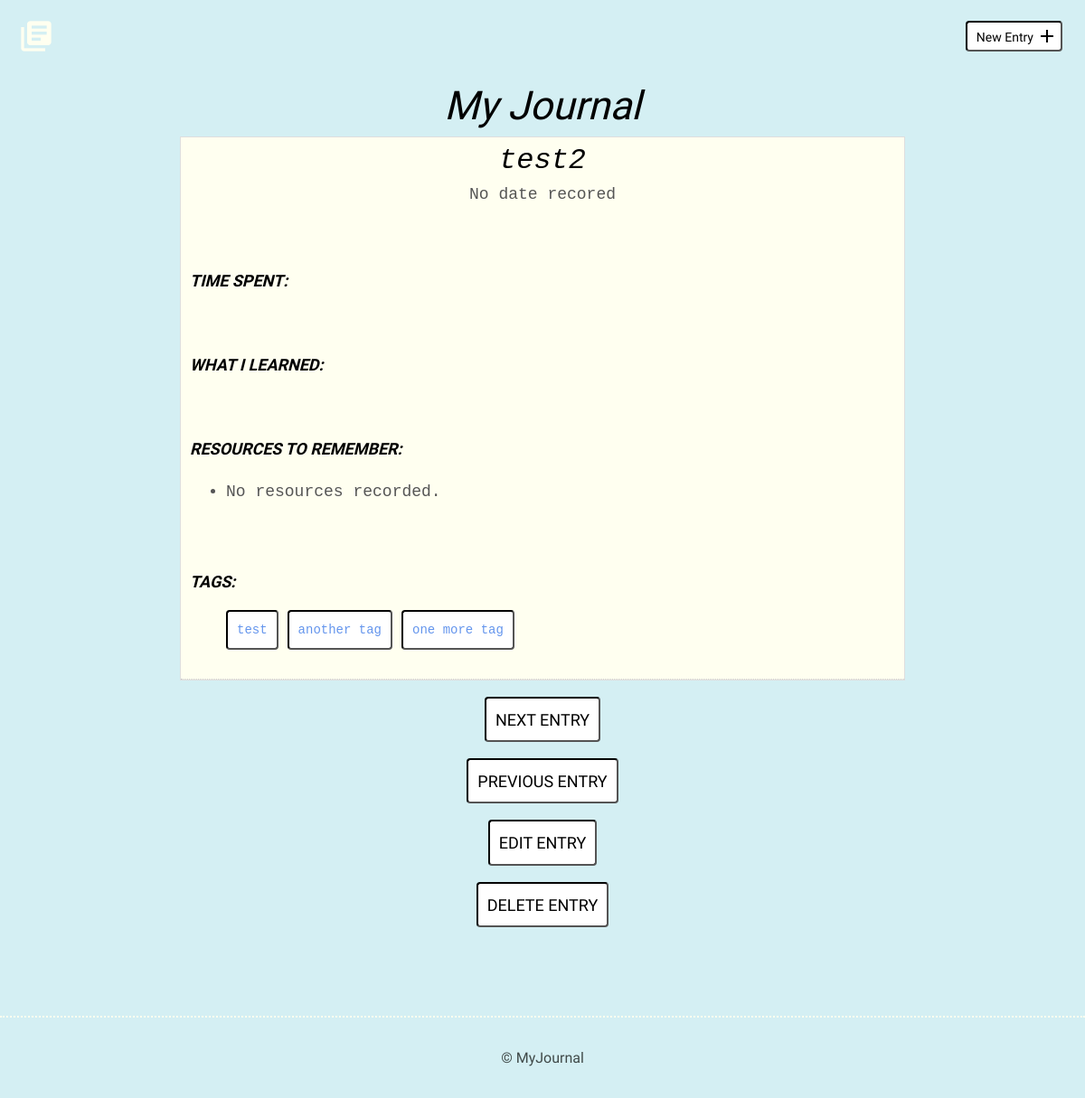
/detail.php?entryID=2, run on an earlier commit of the app's database.
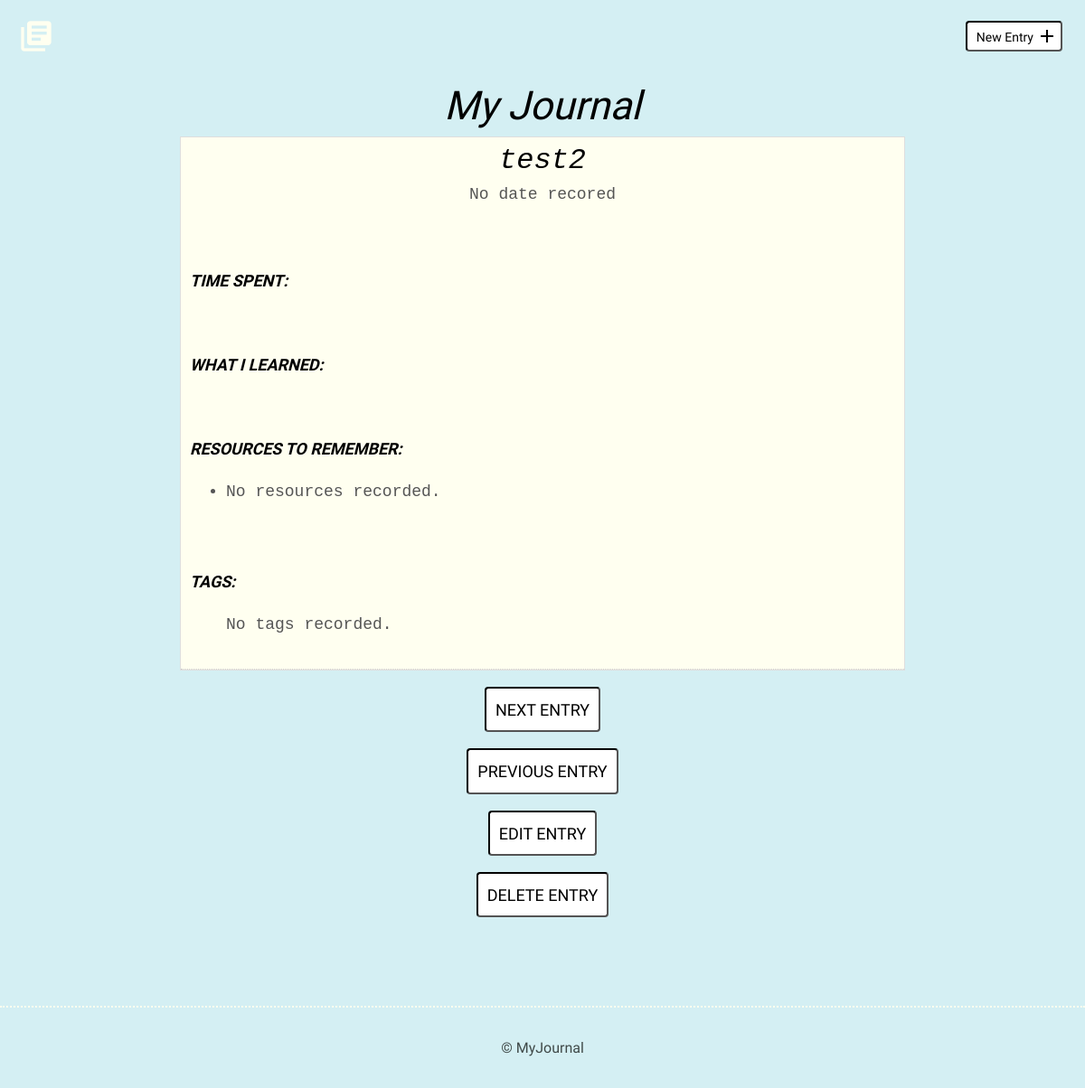
And on a later commit of the database.
### tables this page shows
CREATE TABLE "entries" (
	"id"	INTEGER,
	"title"	TEXT,
	"date"	TEXT,
	"time_spent"	TEXT,
	"learned"	BLOB,
	"resources"	BLOB,
	PRIMARY KEY("id")
);

CREATE TABLE "tags" (
	"id"	INTEGER PRIMARY KEY AUTOINCREMENT UNIQUE,
	"name"	TEXT,
	"entries"	BLOB
);

### inc/functions.php (called while the page is built, shortened)
<?php
function isNewEntry()
{
    return FALSE;
}
function isEditEntry()
{
    return FALSE;
}
function isEntryDetail()
{
    if (stripos($_SERVER['SCRIPT_NAME'], 'detail.php')) {
        return TRUE;
    }
    return FALSE;
}

### inc/Class_SqliteCommunicator.php (called while the page is built, shortened)
<?php
class Class_SqliteCommunicator
{
    private $pdo;
    private $dsn = NULL;
    private $dbUser = NULL;
    private $dbPass = NULL;
    public function __construct($dbUser = NULL, $dbPass = NULL)
    {
        $this->dbUser = $dbUser;
        $this->dbPass = $dbPass;
    }
    public function setPdoConnection(){
        try {
            if ($this->pdo === NULL) {
                if ($this->dbUser === NULL && $this->dbPass === NULL) {
                    $this->pdo = new PDO("sqlite:".$this->dsn);
                    $this->pdo->setAttribute(PDO::ATTR_ERRMODE,PDO::ERRMODE_EXCEPTION);
                    $this->pdo->exec( 'PRAGMA foreign_keys = ON;' );
                }
                else{
                    $this->pdo = new PDO($this->dsn, $this->dbUser, $this->dbPass);
                    $this->pdo->setAttribute(PDO::ATTR_ERRMODE,PDO::ERRMODE_EXCEPTION);
                    $this->pdo->exec( 'PRAGMA foreign_keys = ON;' );
                }
            }
        }
        catch (PDOException $e){
            echo "Unable to connect, please contact the administrator.";
            exit;
        }
    }
    public function setDsn($dsn)
    {
        $this->dsn = $dsn;
    }
    public function prepareAndExecuteStatement( $sql, $args){
        try {
            if ($this->pdo !== NULL):
                $prepared = $this->pdo->prepare($sql);
            else:
                $this->setPdoConnection();
                $prepared = $this->pdo->prepare($sql);
            endif;
        }
        catch (PDOException $e){
            echo $e->getMessage();
        }
        return [$prepared->execute($args), $prepared];
    }
    public function getAssocRowById($id, $table)
    {
        $sql = "SELECT * FROM $table WHERE id = ?";
        $pdoSObj = $this->prepareAndExecuteStatement($sql, [$id]);
        $data = $pdoSObj[1]->fetch(PDO::FETCH_ASSOC);
        return $data;
    }
}

### inc/Class_JournalCommunicator.php (called while the page is built, shortened)
<?php
class Class_JournalCommunicator extends Class_SqliteCommunicator
{
    public function getTagsForEntry( $entryID )
    {
        $pdoSObj = $this->prepareAndExecuteStatement("SELECT * FROM tags WHERE entries LIKE ?", ['%'.$entryID.'%']);
        return $pdoSObj[1]->fetchAll(PDO::FETCH_ASSOC);
    }
}

### detail.php (the view, shortened to what this page needs)
<?php
include('header.php');
$entryID = filter_input(INPUT_GET, 'entryID', FILTER_VALIDATE_INT);
$entryData = $sqlCom->getAssocRowById($entryID, 'entries');
?>
                    <h2><?php echo $entryData['title'] ?></h2>
                    <time datetime="<?php echo $entryData['date'] ?>"><?php if ( ! empty ($row['date']) ) : echo convertDateTime($row['date']); else: echo 'No date recored'; endif; ?></time>
                    <div class="entry">
                        <h3>Time Spent: </h3>
                    </div>
                    <div class="entry">
                        <h3>What I Learned:</h3>
                    </div>
                    <div class="entry">
                        <h3>Resources to Remember:</h3>
                        <ul>
                            <?php
                            $resources = preg_split('/\r\n|[\r\n]/', $entryData['resources']);
                            if ( count($resources) >= 1 && $resources[0] != FALSE):
                                foreach ( $resources as $resource) {
                                    if( strpos($resource, 'http') === FALSE ) :
                                        if( preg_match('/^(?!\-)(?:(?:[a-zA-Z\d][a-zA-Z\d\-]{0,61})?[a-zA-Z\d]\.){1,126}(?!\d+)[a-zA-Z\d]{1,63}$/', $resource, $matches ) ) {
                                            $resource = 'http://' . $resource;
                                            echo '<li><a target="_blank" href="'. $resource . '">' . $resource . '</a></li>';
                                        } else {
                                            echo '<li>' . $resource . '</li>';
                                        }
                                    endif;
                               }
                            else:
                                echo '<li>No resources recorded.</li>';
                            endif;
                            ?>
                        </ul>
                    </div>
                    <div class="entry">
                        <h3>Tags:</h3>
                        <ul class="tags">
                            <?php
                            $tags = $sqlCom->getTagsForEntry($entryID);
                            if ( count($tags) >= 1 && $tags[0] != FALSE):
                                foreach ( $tags as $tag) {
                                    echo '<li><a class="button" href="./tagEntries.php?tagID='. $tag['id'] . '">' . $tag['name'] . '</a></li>';
                                }
                            else:
                                echo '<li>No tags recorded.</li>';
                            endif;
                            ?>
                        </ul>
                    </div>
                </article>
            </div>
        </div>
        <div class="edit">
            <p><a class="button" href="./detail.php?entryID=<?php
                echo $entryID;
                if ( $tagID ):
                    echo "&tagID=$tagID";
                endif;
                ?>&nextEntry=true">Next Entry</a></p>
            <p><a class="button" href="./detail.php?entryID=<?php
                echo $entryID;
                if ( $tagID ):
                    echo "&tagID=$tagID";
                endif;
                ?>&prevEntry=true">Previous Entry</a></p>
            <p><a class="button" href="./edit.php?entryID=<?php echo $entryID ?>">Edit Entry</a></p>
            <p><a class="button red" href="./detail.php?delete=yes&entryID=<?php echo $entryID ?>"
                  onclick="return confirm('Are you sure you want to delete this entry?')">
                Delete Entry
                </a></p>
        </div>
    </section>
<?php
include('footer.php');
?>

### header.php (shortened to what this page needs)
<?php
include('inc/functions.php');
include('inc/Class_SqliteCommunicator.php');
include('inc/Class_JournalCommunicator.php');
$sqlCom = new Class_JournalCommunicator();
?>
<!DOCTYPE html>
<html>
<head>
    <link rel="stylesheet" href="css/normalize.css">
    <link rel="stylesheet" href="css/site.css">
</head>
<body>
<header>
    <div class="container">
        <div class="site-header">
            <a class="logo" href="index.php"><i class="material-icons">library_books</i></a>
            <a class="button icon-right" href="new.php"><span>New Entry</span> <i class="material-icons">add</i></a>
        </div>
        <h1>My Journal</h1>
    </div>
</header>
<?php
if( isNewEntry() ):
?>
    <section>
        <div class="container">
            <div class="new-entry">
                <h2>New Entry</h2>
                <form action="new.php" method="post" id="form-new">
<?php elseif ( isEntryDetail() ):
    $tagID = filter_input(INPUT_GET, 'tagID', FILTER_VALIDATE_INT);
    if( ! empty($_GET) ) {
                ?>
    <section>
        <div class="container">
            <div class="entry-list single">
                <article>
    <?php
    } else {
        if( empty($_POST) ){
            header("Location: ./index.php");
            exit;
        }
    }
    else:  ?>
    <section>
        <div class="container">
            <div class="entry-list">
<?php endif;

### footer.php (shortened to what this page needs)
<footer>
    <div>
        &copy; MyJournal
    </div>
</footer>
</body>
</html>

### css/site.css (style rules this page uses)
body { font-size: 16px; color: #404a49; background-color: #5bc4d442; font-family: 'Cousine', serif; font-weight: 400; }
.container { margin: 0 auto; padding: 0 25px; }
header .site-header { margin: 0 auto; height: 95px; }
header .logo i { color: #fffff0; margin: 20px 0 0 -5px; float: left; font-size: 40px; }
header .button { float: right; margin: 33px 0 0 0; }
footer { text-align: center; padding: 35px 0; border-top: 2px dotted #fffff0;; }
.button { padding: 8px 10px 6px 10px; background: #ffffff; border: 2px inset #000000; border-radius: 4px; text-decoration: none; color: #000000; position: relative; text-align: center; font-size: 14px; animation: condense 1s 1; transform: scaleX(1); transition: 1s; }
.button.icon-right { padding-right: 30px; top: -10px; }
.button.icon-right i { position: absolute; top: 3px; right: 3px; }
h1, h2, h3 { margin: 0; font-weight: 400; line-height: 1em; color: #000; font-style: italic; }
h1 { font-size: 44px; margin-bottom: 12px; text-align: center; }
h2 { font-size: 32px; text-align: center; }
h3 { font-size: 18px; font-family: 'Work Sans', serif; font-weight: 600; text-transform: uppercase; }
p { line-height: 1.8em; font-size: 18px; }
p a { border-bottom: 2px solid #ffffff; padding: 0; color: #ffffff; text-decoration: none; }
ul li { line-height: 1.8em; font-size: 18px; }
.entry-list { color: #555; font-size: 22px; padding: 0 !important; font-family: courier, monospace; border: 1px solid #dedede; }
.entry-list, .edit-entry, .new-entry { max-width: 800px; margin: 0 auto; padding: 70px 0 150px 0; }
.entry-list article { margin-bottom: 0px; text-align: center; list-style: none; border-bottom: 1px dotted #ccc; height: auto; padding: 10px; background-color: ivory; }
.entry-list article:last-child { margin-bottom: 0; }
.entry-list article h2 { margin-bottom: 8px; }
.entry-list.single { padding-bottom: 70px; }
.entry-list.single time { font-size: 18px; }
.entry { max-width: 800px; margin: 75px auto 0 auto; text-align: left; }
.edit { padding-bottom: 80px; text-align: center; margin: 0 auto; }
.edit a { font-weight: 400; text-transform: uppercase; font-size: 18px; display: inline-block; }
ul.tags { overflow: hidden; }
ul.tags li { list-style-type: none; float: left; margin-right: 10px; }
ul li a { border-bottom: 2px solid #000; line-height: 1.8em; color: #000; text-decoration: none; }
ul.tags a { color: cornflowerblue; display: inline-block; }

What changed in the data, as far as the page shows it:
removed tags: name "test"
removed tags: name "another tag"
removed tags: name "one more tag"
Also different on the page:
text now shown: "No tags recorded."
